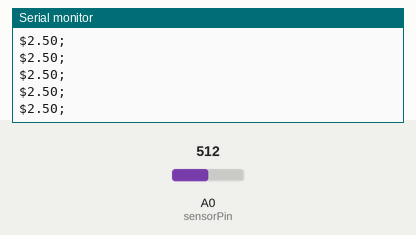
Recording of a sketch running on a simulated Arduino Uno, built with avr-gcc and run on an emulated ATmega328P. Shown: the last lines printed to the serial monitor. The test bench sets the inputs (shaded band); at power-on: A0 (sensorPin) = 512.

Above: at 1.2 s.
1.3 s: A0 (sensorPin) set to 716
At 2.0 s:
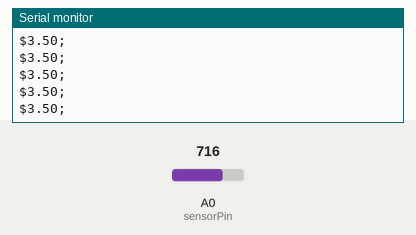
4.3 s: A0 (sensorPin) set to 900
At 5.1 s:
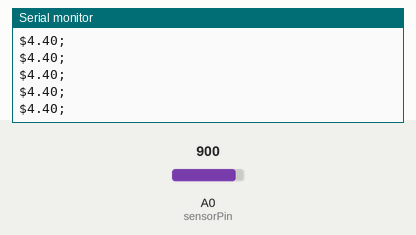
Timing chart, 0 to 7.3 s (numbered marks = the images above; inputs shaded):
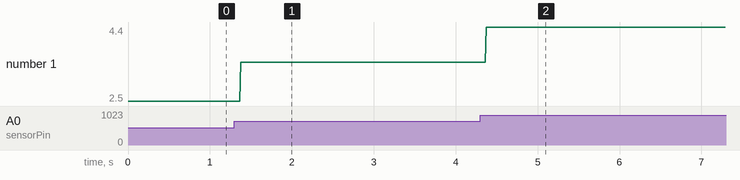

The sketch:

geophone.ino
```cpp
float sensorPin = A0; // select the input pin for the potentiometer
float sensorValue = 0; // variable to store the value coming from the sensor

void setup ()
{
  Serial.begin (9600);
}

void loop ()
{
  sensorValue = analogRead (A0);
   Serial.print("$");
  Serial.print(sensorValue*5/1023);//sending data in Volts
  Serial.print(";");
  Serial.println (" ");
}
```

Measured:
- after the input at 1.3 s, the serial monitor: prints a new line after 0.08 s (image 1)
- after the input at 4.3 s, the serial monitor: prints a new line after 0.07 s (image 2)
- plotted number 1: 2.5 → 3.5 after the input at 1.3 s, 3.5 → 4.4 after the input at 4.3 s
